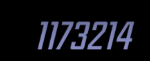
#> input picture src_imgs/numbers/Long tests/1173214.png, 150 x 61 px, found by its file name
$ python 'parse number test.py'
#> lines starting #> are read from the running program, lines starting #| are printed output that depends on the picture; after the words box and inside, x2 and y2 are one past the last pixel; in counts of white or black regions, pixels touching at a corner belong together
#> in locate_numbers, img is the input picture: shape (61, 150, 3); mean B, G, R 21.8, 15.7, 15.2
import cv2
import os
import numpy as np


def gray_it(img):
    return cv2.cvtColor(img, cv2.COLOR_RGB2GRAY)
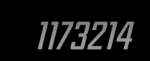
#> returned value: shape (61, 150); min 0, max 157, mean 17.4

def black_white(img, threshold=20):
#> called with threshold = 20
    ret = np.empty_like(img)
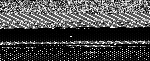
#> ret: shape (61, 150); min 0, max 255, mean 73.7
    ret[img>threshold] = img[img>threshold]
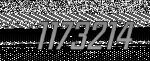
#> ret: shape (61, 150); 15.52% of pixels changed, all inside (x1, y1, x2, y2) = (37, 21, 135, 50)
    ret[img<=threshold] = 0
    return ret

def corners(img, threshold1=50, threshold2=200):
    return cv2.Canny(img, threshold1, threshold2)


def candidate_number_to_final(parsed_nums, num_pixel_spacing=5):
    # Now we have our dictionary, we need to fix some mis-matches.
    # first we find the number of digits via number of quasi-unique columns
    pixel_cols = []
    checklist = []
    for number, spots in parsed_nums.items():
        for row, col, score in spots:
            if col not in checklist: # within num_pixel_spacing you are unique
                pixel_cols.append(col)
                checklist.extend(list(np.arange(col-num_pixel_spacing, col+num_pixel_spacing)))
    pixel_cols.sort()
    print(pixel_cols)
    # Now we see for overlapping
    best_scores = [-1 for _ in pixel_cols]
    output_num_sequence = [-1 for _ in pixel_cols]
    for num_index, near_col in enumerate(pixel_cols):
        print(f"Checking for best number at index {num_index}")
        for number, spots in parsed_nums.items():
            for row, col, score in spots:
                if col == near_col or col in list(np.arange(near_col-num_pixel_spacing, near_col+num_pixel_spacing)):
                    #Then this number competes for this spot
                    if score > best_scores[num_index]:
                        # You win!
                        print(f"at index {num_index}, {number} fits better than {output_num_sequence[num_index]} because {score} > {best_scores[num_index]}")
                        best_scores[num_index] = score
                        output_num_sequence[num_index] = number
                    else:
                        pass # You lose, someone is better fit here
                else:
                    pass  # You're not competing for this spot
        print(f"Best match was {output_num_sequence[num_index]} here.")
    return output_num_sequence


def locate_numbers(img, number=0, preproc=True, softmax=0.4, num_pixel_spacing=20, show=False):
    if type(img) is str:
        img = cv2.imread(img)
    num_img = cv2.imread(f'src_imgs\\numbers\\{number}.png')
    proc_img = black_white(gray_it(img))
    template = black_white(gray_it(num_img))
    tpl_height, tpl_width = template.shape[0:2]
    # now we look
    match_result = cv2.matchTemplate(proc_img, template, cv2.TM_CCOEFF_NORMED, mask=None)
    locs = np.where(match_result > softmax)  # Tuple of lists, list1, all of the rows, list2 all of the columns
    rows, cols = locs
    sorted_i = np.argsort(cols)
    rows = rows[sorted_i]
    cols = cols[sorted_i]
    # we just want unique columns with at least N pixels between them. So
    # last_col = -100
    last_candidates = []
    all_occurances = []
    if show:
        cv2.imshow('original', num_img)
        cv2.imshow('template', template)
        cv2.imshow('target', img)
    for i, col in enumerate(cols):
        candidate = rows[i], col, match_result[rows[i], col]
        if i == 0:
            last_candidates = [candidate]
            last_col = col
            continue
        if col < num_pixel_spacing // 2 + last_col:
            # Add to the list of candidates in this area
            last_candidates.append(candidate)
        else:
            # Then we have a new set of candidates. Find the best, then make a new list
            last_candidates.sort(key=lambda cand: cand[2])
            best = last_candidates[-1]
            if show:
                cv2.imshow(f'of {len(last_candidates)} @cl {best[1]}, pt={best[2]:.2f}',
                       img[best[0]:best[0] + tpl_height, best[1]:best[1] + tpl_width])
            all_occurances.append(best)
            # reset array
            last_candidates = [candidate]
        last_col = col
    print(f"We found {len(all_occurances)} different pictures of the digit {number}")
    print(all_occurances)
    return all_occurances

num_pixel_spacing = 9
test_img_path = r'src_imgs\numbers\Long tests\1173214.png'
num_path = r'src_imgs\numbers\3.png'

#> (the run stopped early here; a loop or call above may not have finished)

$ run again, with src_imgs/numbers/Long tests/246327.png copied over src_imgs/numbers/Long tests/1173214.png
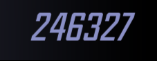
#> input picture src_imgs/numbers/Long tests/246327.png, 157 x 61 px, found by its file name
#> in locate_numbers, img is the input picture: shape (61, 157, 3); mean B, G, R 35.9, 25.9, 24.9
#> in gray_it, `return cv2.cvtColor(img, cv2.COLOR_RGB2GRAY)`:
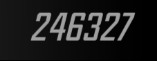
#> returned value: shape (61, 157); min 0, max 159, mean 28.8
#> in black_white, `ret[img>threshold] = img[img>threshold]`:
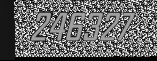
#> ret: shape (61, 157); min 0, max 255, mean 102.4

$ run again, with src_imgs/numbers/Long tests/350619.png copied over src_imgs/numbers/Long tests/1173214.png
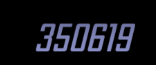
#> input picture src_imgs/numbers/Long tests/350619.png, 156 x 65 px, found by its file name
#> in locate_numbers, img is the input picture: shape (65, 156, 3); mean B, G, R 23.2, 16.8, 16.2
#> in gray_it, `return cv2.cvtColor(img, cv2.COLOR_RGB2GRAY)`:
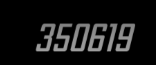
#> returned value: shape (65, 156); min 0, max 157, mean 18.6
#> in black_white, `ret[img>threshold] = img[img>threshold]`:
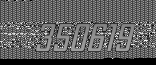
#> ret: shape (65, 156); min 0, max 255, mean 94
